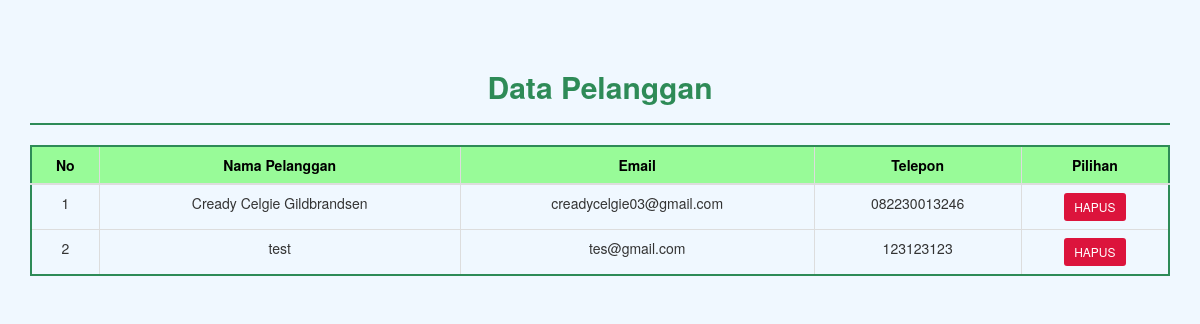
The page /admin/pelanggan.php on the database as committed earlier.
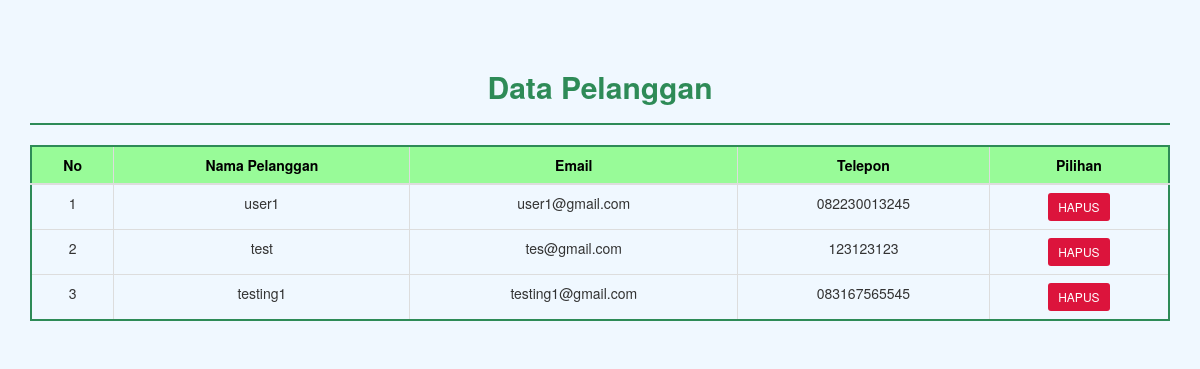
The same page on the database as committed later.
### tables this page shows
CREATE TABLE `pelanggan` (
  `id_pelanggan` int(11) NOT NULL,
  `email_pelanggan` varchar(100) NOT NULL,
  `password_pelanggan` varchar(50) NOT NULL,
  `nama_pelanggan` varchar(100) NOT NULL,
  `telepon_pelanggan` varchar(25) NOT NULL,
  `alamat_pelanggan` text NOT NULL
);

### admin/pelanggan.php (the view, shortened to what this page needs)
<?php
$koneksi = new mysqli("localhost", "root", "", "toko_kesehatan");
?>
<!DOCTYPE html>
<html>
<head>
    <link rel="stylesheet" href="admin/assets/css/bootstrap.css">
</head>
<body>
<div class="container">
    <h2>Data Pelanggan</h2>
    <hr>
    <table class="table table-bordered">
        <thead>
            <tr>
                <th>No</th>
                <th>Nama Pelanggan</th>
                <th>Email</th>
                <th>Telepon</th>
                <th>Pilihan</th>
            </tr>
        </thead>
        <tbody>
            <?php $nomor=1; ?>
            <?php $ambil=$koneksi->query("SELECT * FROM pelanggan"); ?>
            <?php while($pecah=$ambil->fetch_assoc()){ ?>
            <tr>
                <td><?php echo $nomor; ?></td>
                <td><?php echo $pecah['nama_pelanggan']; ?></td>
                <td><?php echo $pecah['email_pelanggan']; ?></td>
                <td><?php echo $pecah['telepon_pelanggan']; ?></td>
                <td>
                    <a href="index.php?halaman=hapuspelanggan&id=<?php echo $pecah['id_pelanggan']; ?>" class="btn btn-danger btn-sm">HAPUS</a>
                </td>
            </tr>
            <?php $nomor++; ?>
            <?php } ?>
        </tbody>
    </table>
</div>
</body>
</html>

Rows that differ between the two databases and show on the page:
changed pelanggan: nama_pelanggan "Cready Celgie Gildbrandsen" → "user1"; email_pelanggan "creadycelgie03@gmail.com" → "user1@gmail.com"; telepon_pelanggan "082230013246" → "082230013245"
added pelanggan: nama_pelanggan "testing1", email_pelanggan "testing1@gmail.com", telepon_pelanggan "083167565545"
